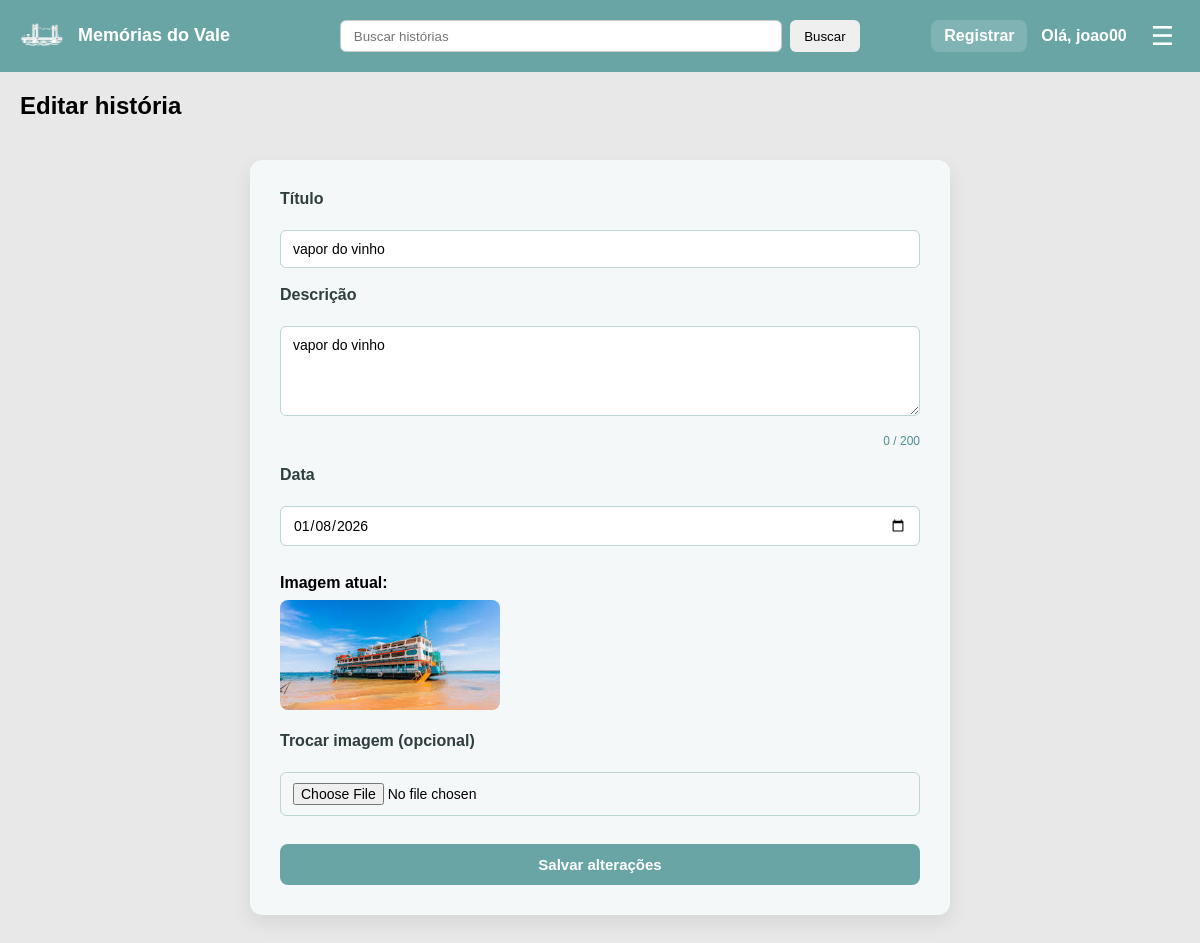
Page /stories/edit.php?id=7 (signed in) on the committed database.
### tables this page shows
CREATE TABLE `historias` (
  `id` int(11) NOT NULL,
  `usuario_id` int(10) UNSIGNED NOT NULL,
  `titulo` varchar(150) NOT NULL,
  `descricao` varchar(200) NOT NULL,
  `data_memoria` date NOT NULL,
  `imagem` varchar(255) NOT NULL,
  `criado_em` timestamp NOT NULL DEFAULT current_timestamp()
);

### stories/edit.php (the view, shortened to what this page needs)
<?php
include("../config/config.php");
$id = isset($_GET['id']) ? (int)$_GET['id'] : 0;
$usuarioId = (int)$_SESSION['id'];
$stmt = $conexao->prepare("SELECT id, titulo, descricao, data_memoria, imagem
                           FROM historias
                           WHERE id = ? AND usuario_id = ?");
$stmt->bind_param("ii", $id, $usuarioId);
$stmt->execute();
$result = $stmt->get_result();
$historia = $result->fetch_assoc();
?>
<!DOCTYPE html>
<html lang="pt-br">
<head>
    <link rel="stylesheet" href="/SITELENDAS/assets/css/style.css?v=1">
</head>
<body>
    <?php include("../includes/header_nav.php"); ?>
    <main class="content">
        <h2>Editar história</h2>
        <div class="form-container">
            <form action="update.php" method="POST" enctype="multipart/form-data">
                <label for="tituloid">Título</label>
                <input type="text" name="titulo" id="tituloid" required
                    value="<?= htmlspecialchars($historia['titulo']) ?>">
                <label for="iddescricao">Descrição</label>
                <textarea name="descricao" id="iddescricao" maxlength="200" rows="4" required><?= htmlspecialchars($historia['descricao']) ?></textarea>
                <small id="contador">0 / 200</small>
                <label for="dataid">Data</label>
                <input type="date" name="data" id="dataid" required
                    value="<?= htmlspecialchars($historia['data_memoria']) ?>">
                <p style="margin-top:10px;">
                    <strong>Imagem atual:</strong><br>
                    <img src="/sitelendas/<?= htmlspecialchars($historia['imagem']) ?>" alt="Imagem atual" style="max-width:220px;border-radius:8px;margin-top:8px;">
                </p>
                <label for="imagemid">Trocar imagem (opcional)</label>
                <input type="file" name="imagem" id="imagemid" accept="image/png, image/jpeg">
                <button type="submit">Salvar alterações</button>
            </form>
        </div>
    </main>
</body>
</html>

### assets/css/style.css (style rules this page uses)
* { margin: 0; padding: 0; box-sizing: border-box; }
body { font-family: Arial, sans-serif; background-color: #e8e8e8; }
.content { padding: 20px; }
.form-container { max-width: 700px; margin: 40px auto; background-color: #f4f8f8; padding: 30px; border-radius: 12px; box-shadow: 0 8px 20px rgba(0, 0, 0, 0.08); }
.form-container form { display: flex; flex-direction: column; gap: 18px; }
.form-container label { font-weight: 600; color: #2f3e3e; margin-bottom: 4px; }
.form-container input[type="text"], .form-container input[type="email"], .form-container input[type="password"], .form-container input[type="date"], .form-container input[type="file"], .form-container textarea { padding: 10px 12px; border-radius: 6px; border: 1px solid #bcd6d6; font-size: 14px; font-family: inherit; }
.form-container textarea { resize: vertical; min-height: 90px; }
#contador { font-size: 12px; color: #4f8f8f; align-self: flex-end; }
.form-container button { margin-top: 10px; padding: 12px; background-color: #6aa5a5; color: #fff; border: none; border-radius: 8px; font-size: 15px; font-weight: bold; cursor: pointer; transition: 0.3s ease; }

### rows in the picture
historias: titulo "vapor do vinho", descricao "vapor do vinho", data "01/08/2026", imagem (picture)

### other values in the picture
$_SESSION['nome'] "joao00"
